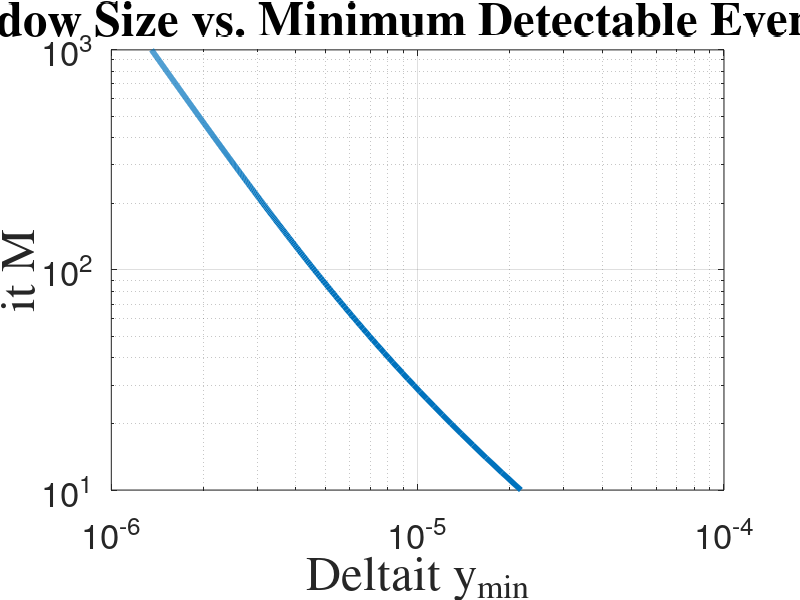

The MATLAB source for this figure:
h = 1; %time step
w_r = 2*pi; %resonance frequency
tau_r = 1e5; %2*Q/w_r; %inherent resonator time constant
Kd2 = 1e-5;
BW_L = 3e-5; %w_r/Q;
% NOISE
S_yth = 1e-10;
S_yd = S_yth*Kd2;


te_s = 5:500;
y_min = zeros(1,size(te_s,2));
M_s = zeros(1,size(te_s,2));

i=1;
for te = te_s
    Z = S_yth*te + 4*BW_L*S_yd*(tau_r^2);
    var = (Z+sqrt(S_yth*te*Z))/(2*te*te);
    y_min(i) = 3*sqrt(var);
    M_s(i) = 2*te;
    i=i+1;
end

loglog(y_min, M_s, "linewidth", 4)
set(gca,"FontSize",25)
grid on
ylabel("{\it M}",'FontSize', 35, 'FontName', "Times")
xlabel("{\Delta}{\it y_{min}}",'FontSize', 35, 'FontName', "Times")
%xlabel("{\Delta}y_{min}", 'FontSize', 20)
title("Window Size vs. Minimum Detectable Event Size",'FontSize', 35, 'FontName', "Times")

